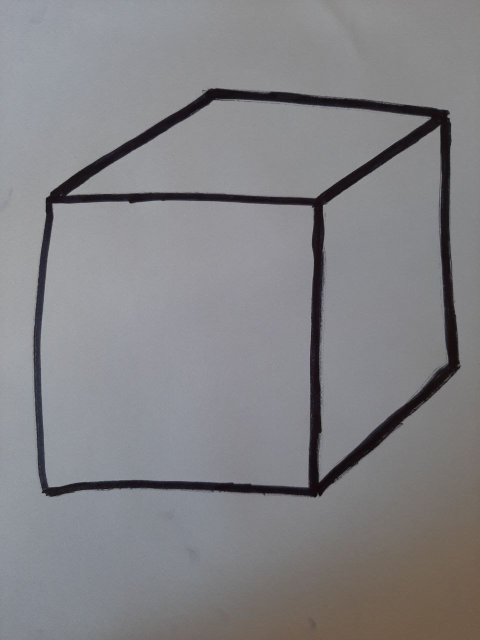
#> input picture Imagens/cubo_06.jpeg, 960 x 1280 px, given in place of cubo_06.jpg, which was not available (shown at 1/2 size)
$ jupyter execute --allow-errors projeto2.ipynb   (shell and % lines are left out)   (text cells are left out)
#> lines starting #> are read from the running program, lines starting #| are printed output that depends on the picture; after the words box and inside, x2 and y2 are one past the last pixel; in counts of white or black regions, pixels touching at a corner belong together; long printed decimals are rounded; pictures that were not available may be replaced by others from this repository, and a replacement may not be noted
[cell 1]
# Importação de algumas bibliotecas
import numpy as np
import cv2 as cv
from matplotlib import pyplot as plt
from google.colab.patches import cv2_imshow

[cell 2]
# redimensiona imagem sem perder o aspect ratio
def resize_safe(image, width=None, height=None, inter=cv.INTER_AREA):
    # https://stackoverflow.com/a/58126805
    dim = None
    (h, w) = image.shape[:2]

    if width is None and height is None:
        return image
    if width is None:
        r = height / float(h)
        dim = (int(w * r), height)
    else:
        r = width / float(w)
        dim = (width, int(h * r))

    return cv.resize(image, dim, interpolation=inter)

[cell 3]
img1 = cv.imread('cubo_06.jpg')
#> img1 is the input picture: shape (1280, 960, 3); mean B, G, R 133.9, 130.9, 131.4
print("Cubo 1")
cv2_imshow(resize_safe(img1, 300))
img2 = cv.imread('cubo_05.jpg')
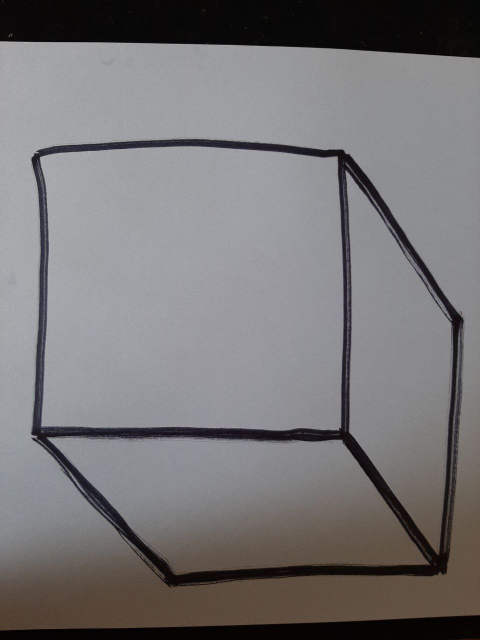
#> input picture Imagens/cubo_05.jpeg, 960 x 1280 px, given in place of cubo_05.jpg, which was not available (shown at 1/2 size)
#> img2 is the input picture: shape (1280, 960, 3); mean B, G, R 118.6, 117.5, 119.5
print("Cubo 2")
cv2_imshow(resize_safe(img2, 300))

[cell 4]
orb = cv.ORB_create()
kp1, des1 = orb.detectAndCompute(img1,None)
#> kp1 = 446 keypoints; strongest (x, y, size): (107, 409, 92.6), (105, 408, 31), (107, 408, 77.1), (106, 408, 37.2)
kp2, des2 = orb.detectAndCompute(img2,None)
#> kp2 = 489 keypoints; strongest (x, y, size): (69, 308, 31), (74, 302, 31), (70, 307, 37.2), (75, 304, 31)
bf = cv.BFMatcher(cv.NORM_HAMMING, crossCheck=True)
matches = bf.match(des1,des2)
#> matches = 118 matches
matches = sorted(matches, key = lambda x:x.distance)
img3 = cv.drawMatches(img1,kp1,img2,kp2,matches,None, flags=2)
print("Todas as ocorrências:")
cv2_imshow(resize_safe(img3, height=500))

[cell 5]
img3 = cv.drawMatches(img1,kp1,img2,kp2,matches[:12],None, flags=2)
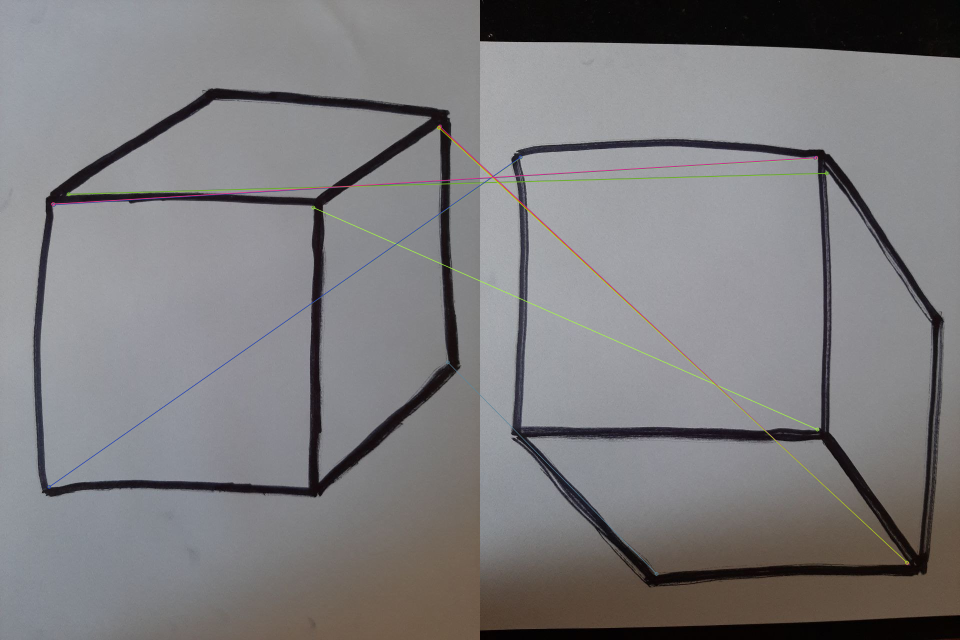
#> img3: shape (1280, 1920, 3) (shown at 1/2 size); mean B, G, R 126, 124.2, 125.5
print("Somente as doze primeiras correspondências:")
for i in range(12):
  print(kp1[i].pt,"<-->",kp2[i].pt)
#> this loop made 12 passes
#| (643.0, 651.0) <--> (123.0, 940.0)
#| (423.0, 177.0) <--> (233.0, 874.0)
#| (918.0, 727.0) <--> (891.0, 627.0)
#| (920.0, 729.0) <--> (919.0, 628.0)
#| (405.0, 181.0) <--> (75.0, 307.0)
#| (630.0, 993.0) <--> (874.0, 1149.0)
#| (921.0, 731.0) <--> (810.0, 504.0)
#| (919.0, 732.0) <--> (879.0, 1145.0)
#> (further printed lines are left out)
cv2_imshow(resize_safe(img3, height=500))

[cell 6]
img = cv.imread('cubo_06.jpg')
gray = cv.cvtColor(img,cv.COLOR_BGR2GRAY)
gray = np.float32(gray)
dst = cv.cornerHarris(gray,2,3,0.2) #Documentação: https://docs.opencv.org/3.4/dd/d1a/group__imgproc__feature.html#gac1fc3598018010880e370e2f709b4345
dst = cv.dilate(dst,None)
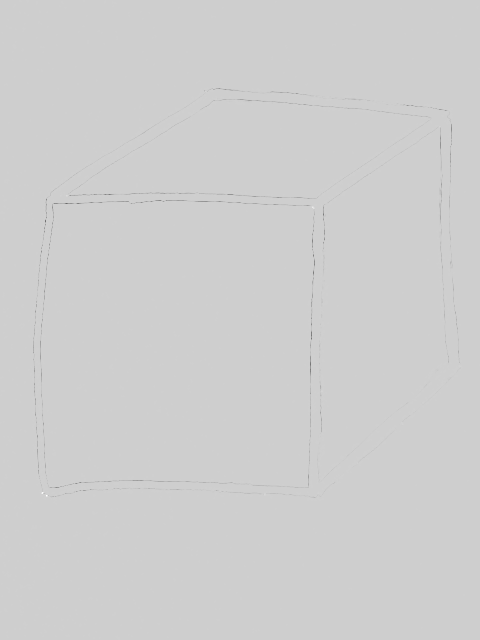
#> dst: shape (1280, 960) float32 (shown at 1/2 size); min -5403974, max 1253113, mean -5978.8; drawn with min black and max white
img_copy = img.copy()
img_copy[dst>0.01*dst.max()]=[0,0,255]
#> img_copy: shape (1280, 960, 3); 0.03% of pixels changed, all inside (x1, y1, x2, y2) = (83, 181, 923, 993)
cv2_imshow(resize_safe(img_copy, height=700))

[cell 7]
image = cv.imread('cubo_06.jpg')
gray = cv.cvtColor(image, cv.COLOR_BGR2GRAY)
# cv2_imshow(gray)
thresh = np.median(gray) - 30
#> thresh = 110
im_bw = cv.threshold(gray, thresh, 255, cv.THRESH_BINARY)[1]
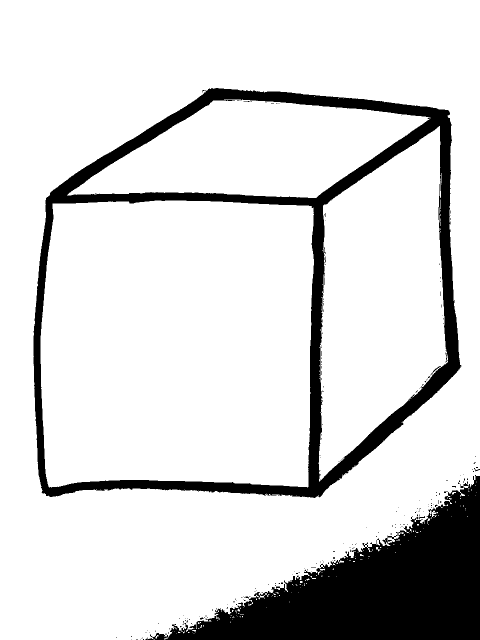
#> im_bw: shape (1280, 960) (shown at 1/2 size); 85.4% white; 215 black regions (207 under 20 px), largest, box (x1, y1, x2, y2) and area: (291, 950, 960, 1280) 93951, (67, 176, 923, 996) 84498, (920, 966, 936, 976) 66
im_bw = cv.bitwise_not(im_bw)
# cv2_imshow(im_bw)

kernel = np.ones((3,3),np.uint8)
erosion = cv.erode(im_bw,kernel,iterations = 5)
#> erosion: shape (1280, 960); 9.3% white; 6 white regions (3 under 20 px), largest, box (x1, y1, x2, y2) and area: (342, 957, 960, 1280) 79654, (72, 182, 915, 990) 35085, (909, 991, 915, 998) 31
erosion = cv.bitwise_not(erosion)
cv2_imshow(resize_safe(erosion, height=700))

[cell 8]
image_eroded = cv.cvtColor(erosion, cv.COLOR_GRAY2BGR)
erosion = np.float32(erosion)
dst = cv.cornerHarris(erosion,2,3,0.1) #Documentação: https://docs.opencv.org/3.4/dd/d1a/group__imgproc__feature.html#gac1fc3598018010880e370e2f709b4345
dst = cv.dilate(dst,None)
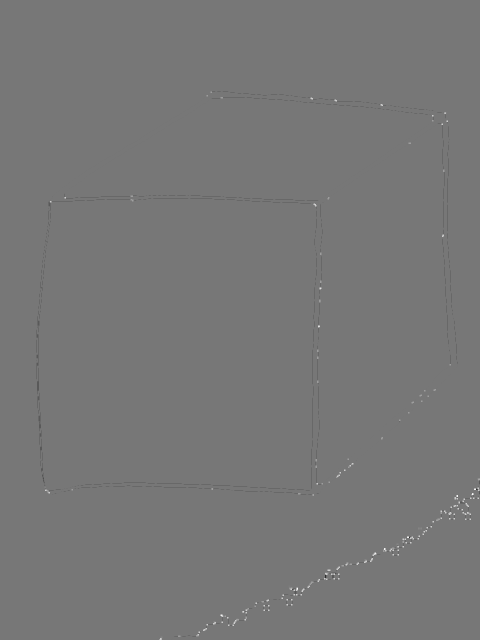
#> dst: shape (1280, 960) float32 (shown at 1/2 size); min -422825056, max 481459008, mean -16681.9; drawn with min black and max white
# cv2_imshow(dst)
# print("")
image_copy = image_eroded.copy()
image_copy[dst>0.01*dst.max()]=[0,0,255]
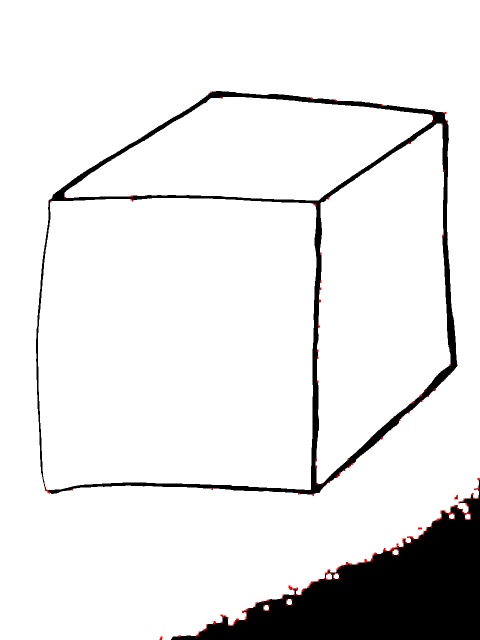
#> image_copy: shape (1280, 960, 3) (shown at 1/2 size); mean B, G, R 230.9, 230.9, 231.5
cv2_imshow(resize_safe(image_copy, height=700))

[cell 9]
import imutils
from scipy.spatial import distance as dist
from imutils import perspective
from imutils import contours

image = cv.imread('cubo_06.jpg')
gray = cv.cvtColor(image, cv.COLOR_BGR2GRAY)
gray = cv.GaussianBlur(gray, (7, 7), 0)

#calculamos as arestas e realizamos uma dilatação + erosão para fechar
#eventuais gaps entre as arestas dos objetos
edged = cv.Canny(gray, 50, 100)
#> edged: shape (1280, 960); 0.77% white in thin lines or dots, all inside (x1, y1, x2, y2) = (66, 176, 922, 995)
edged = cv.dilate(edged, None, iterations=1)
#> edged: shape (1280, 960); 2.4% white; 4 white regions, box (x1, y1, x2, y2) and area: (65, 175, 923, 996) 10989, (79, 399, 630, 976) 6814, (634, 250, 898, 966) 6190, (131, 196, 864, 398) 5662
edged = cv.erode(edged, None, iterations=1)
cv2_imshow(resize_safe(edged, height=700))

cnts = cv.findContours(edged.copy(),cv.RETR_EXTERNAL,cv.CHAIN_APPROX_SIMPLE)
#> cnts = 3 contours, 2 with area under 20; largest, box (x1, y1, x2, y2) and area: (66, 176, 922, 995) 591938
cnts = imutils.grab_contours(cnts)
(cnts, _) = contours.sort_contours(cnts)

[cell 10]
orig = image.copy()

#Percorre todos os contornos
for c in cnts:
  # se o contorno não é suficientemente grande, ignorá-lo
  if cv.contourArea(c) < 10:
    continue
  # calcula a bounding box rotacionada do contorno
  box = cv.minAreaRect(c)
  box = cv.boxPoints(box)
  box = np.array(box, dtype="int")
  #ordena os pontos do contorno de tal modo que eles
  #apareçam na seguinte ordem: topo-esquerda, topo-direita,
  #base-direita e base-esquerda
  box = perspective.order_points(box)
  cv.drawContours(orig, [box.astype("int")], -1, (0, 255, 0), 2)
  for (x, y) in box:
    cv.circle(orig, (int(x), int(y)), 5, (0, 0, 255), -1)
#> this loop made 3 passes
#> box on pass 1: [[66, 175], [922, 176], [920, 994], [65, 992]]
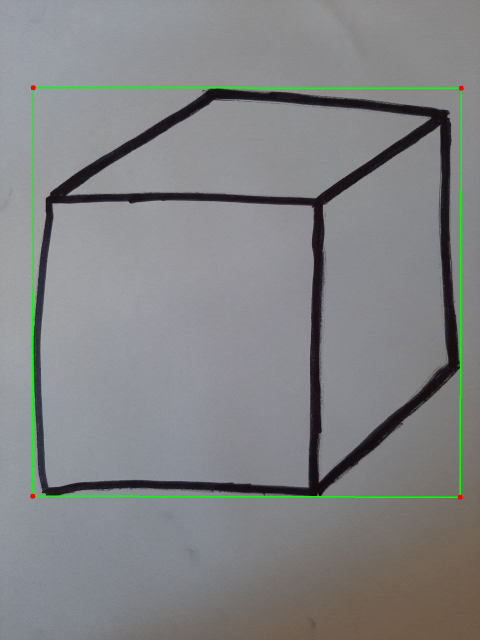
#> orig: shape (1280, 960, 3) (shown at 1/2 size); 0.83% of pixels changed, all inside (x1, y1, x2, y2) = (60, 170, 928, 1000)

cv2_imshow(resize_safe(orig, height=700))

[cell 11]
orig = image.copy()
lines = cv.HoughLines(edged, 10, np.pi / 180, 150, None, 0, 0)
#> lines = 564 rows, first 8: [640, 0], [1140, 0.838], [630, 0.0175], [650, 0.0175], [380, 1.59], [400, 0.995], [410, 1.54], [150, 1.64]
for rho,theta in lines[0]:
    a = np.cos(theta)
    b = np.sin(theta)
    x0 = a*rho
    y0 = b*rho
    x1 = int(x0 + 1000*(-b))
    y1 = int(y0 + 1000*(a))
    x2 = int(x0 - 1000*(-b))
    y2 = int(y0 - 1000*(a))

    cv.line(orig,(x1,y1),(x2,y2),(0,0,255),2)
#> this loop made 1 pass
#> (rho, theta, a, b, x0, y0, x1, y1) on pass 1: (640, 0, 1, 0, 640, 0, 640, 1000)
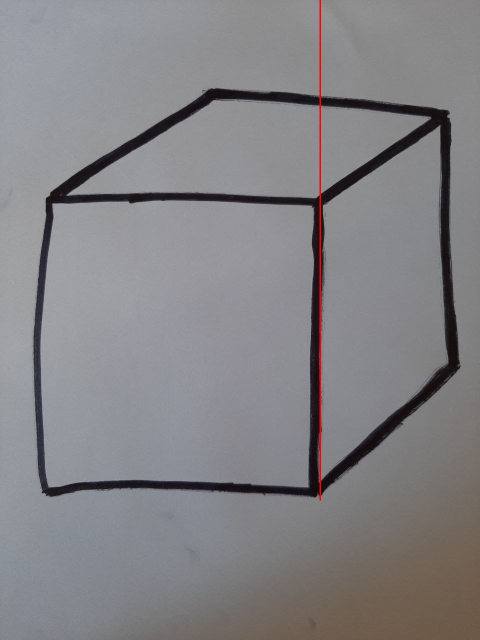
#> orig: shape (1280, 960, 3) (shown at 1/2 size); 0.24% of pixels changed, all inside (x1, y1, x2, y2) = (639, 0, 642, 1002)

cv2_imshow(resize_safe(orig, height=700))

[cell 12]
orig2 = image.copy()
linesP = cv.HoughLinesP(edged, 1, np.pi/180, 100, None, 300, 1000)
#> linesP = 26 rows, first 6: [69, 798, 899, 238], [616, 991, 630, 192], [68, 773, 889, 219], [403, 190, 895, 233], [119, 371, 899, 411], [608, 991, 916, 704]
if linesP is not None:
    for i in range(0, len(linesP)):
        l = linesP[i][0]
        cv.line(orig2, (l[0], l[1]), (l[2], l[3]), (0,0,255), 3, cv.LINE_AA)
#> this loop made 26 passes
#> l on passes 1 to 12: [69, 798, 899, 238], [616, 991, 630, 192], [68, 773, 889, 219], [403, 190, 895, 233], [119, 371, 899, 411], [608, 991, 916, 704], [91, 406, 440, 197], [77, 946, 654, 976], [101, 385, 898, 426], [438, 177, 861, 214], [69, 808, 106, 380], [867, 216, 896, 762]
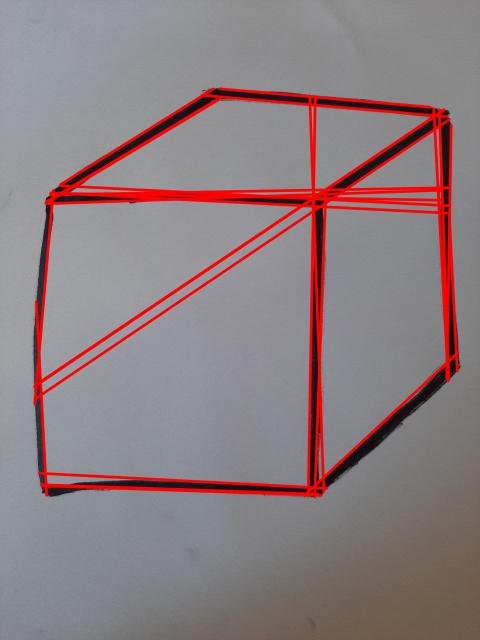
#> orig2: shape (1280, 960, 3) (shown at 1/2 size); 7.01% of pixels changed, all inside (x1, y1, x2, y2) = (65, 174, 920, 997)

cv2_imshow(resize_safe(orig2, height=700))

[cell 13]
dists = []

rho = 1.0

theta = np.pi / 180

threshold = int(input("Digite o valor do parâmetro 'threshold' (sugestão:  100): "))
#> the answer given: 100

lines=None

minLineLength = int(input("Digite o valor do parâmetro 'minLineLength' (sugestão:  300): "))
#> the answer given: 3

maxLineGap = int(input("Digite o valor do parâmetro 'maxLineGap' (sugestão:  100): "))
#> the answer given: 3

[cell 14]
def dist(p1, p2):
    # calcula distância entre pontos
    x1, y1 = p1
    x2, y2 = p2
    return ( (x2 - x1)**2 + (y2 - y1)**2 ) ** 0.5

def calc_mean(list):
    # calcula média dos valores numéricos de uma lista
    l = len(list)
    if l:
        return sum(list)/len(list)
    return l

def apply_blur(img, k_size=5):
    # aplica o efeito de blur em uma imagem
    kernel = np.ones((k_size, k_size), np.float32)/k_size**2
    return cv.filter2D(img, -1, kernel)

def to_gray(img):
    # converte imagem de 3 para 1 canal em escala de cinza
    return cv.cvtColor(img, cv.COLOR_BGR2GRAY)

def to_bgr(mono):
    # converte imagem de 1 para 3 canais
    return cv.cvtColor(mono, cv.COLOR_GRAY2BGR)

def process_image(img):
    # aplica um conjunto de operações para processar imagem
    gray = to_gray(img)

    gray = apply_blur(gray, k_size=7)

    # threshold
    thresh = gray.mean() - 50
    im_bw = cv.threshold(gray, thresh, 255, cv.THRESH_BINARY)[1]

    # inversão
    im_bw = cv.bitwise_not(im_bw)

    kernel = np.ones((3,3), np.uint8)
    blur = apply_blur(im_bw, k_size=5)
    edged = cv.Canny(blur, 50, 100)

    return edged

def get_lines(binary_img):
    # detecta linhas em uma imagem
    linesP = cv.HoughLinesP(image=binary_img,
                            rho=rho, theta=theta,
                            threshold=threshold,
                            lines=lines,
                            minLineLength=minLineLength,
                            maxLineGap=maxLineGap)
    return linesP

def draw_lines(binary_img, lines):
    # desenha linhas em uma imagem
    print('\n')

    output = to_bgr(binary_img)

    if lines is not None:
        for i in range(0, len(lines)):
            l = lines[i][0]
            x1,y1 = l[:2]
            x2,y2 = l[2:4]

            cv.line(output, (x1,y2), (x2,y2), (0, 0, 255), 3, cv.LINE_AA)

    cv2_imshow(output)

def get_avg(lines):
    # calcula média dos comprimentos das linas detectadas
    dists = []
    if lines is not None:
        for i in range(0, len(lines)):
            l = lines[i][0]
            x1,y1 = l[:2]
            x2,y2 = l[2:4]

            delta = dist((x1,y1), (x2,y2))
            dists.append(delta)

    return calc_mean(dists)

filename = 'cubo_06.jpg'
img = cv.imread(filename)
img = resize_safe(img, height=700)
processed = process_image(img)
#> in process_image, `thresh = gray.mean() - 50`: thresh = 81.36
#> in process_image, `im_bw = cv.threshold(gray, thresh, 255, cv.THRESH_BINARY)[1]`: im_bw: shape (700, 525); 93.8% white; 1 black region, box (x1, y1, x2, y2) and area: (38, 97, 503, 544) 22820
#> in process_image, `edged = cv.Canny(blur, 50, 100)`: edged: shape (700, 525); 1.3% white in thin lines or dots, all inside (x1, y1, x2, y2) = (36, 95, 503, 543)
lines = get_lines(processed)
#> in get_lines, `linesP = cv.HoughLinesP(image=binary_img, rho=rho, theta=theta, thresh..`: linesP = 24 rows, first 6: [340, 271, 340, 256], [336, 515, 336, 488], [341, 255, 341, 226], [267, 538, 304, 539], [278, 108, 380, 116], [352, 210, 467, 132]
#> lines has the same summary as linesP in get_lines
draw_lines(processed, lines)
#> the loop in draw_lines, `for i in range(0, len(lines)):` made 24 passes
#> (x1, y1, x2, y2) on passes 1 to 12: (340, 271, 340, 256), (336, 515, 336, 488), (341, 255, 341, 226), (267, 538, 304, 539), (278, 108, 380, 116), (352, 210, 467, 132), (333, 223, 336, 223), (251, 219, 322, 222), (72, 197, 200, 117), (115, 182, 232, 111), (341, 306, 341, 285), (353, 522, 427, 453)
#> after the loop in draw_lines, `for i in range(0, len(lines)):`:
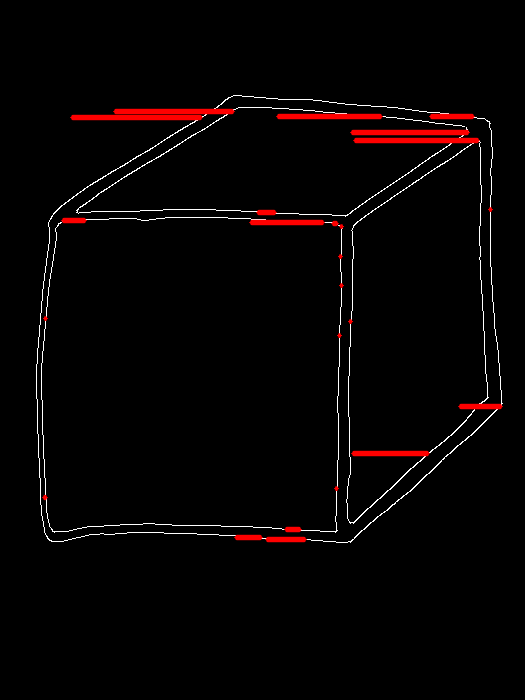
#> output: shape (700, 525, 3); mean B, G, R 3.1, 3.1, 6.8

mean_edge = get_avg(lines)
#> the loop in get_avg, `for i in range(0, len(lines)):` made 24 passes
#> delta on passes 1 to 12: 15, 27, 29, 37.01, 102.3, 139, 3, 71.06, 150.9, 136.9, 21, 101.2
#> after the loop in get_avg, `for i in range(0, len(lines)):`: dists = [15, 27, 29, 37.01, 102.3, 139, 3, 71.06, 150.9, 136.9, 21, 101.2, 55.17, 16, 56, 41.19, 13, 6, 31, 147.6, 25, 24.02, 38.01, 21]
#> in calc_mean, `l = len(list)`: l = 24
#> mean_edge = 54.47

print("Avg Edge:", mean_edge)
#| Avg Edge: 54.470

[cell 15]
# instala a biblioteca de RayTracer

[cell 16]
from pyrt.math import Vec3
from pyrt.scene import Scene
from pyrt.light import PointLight
from pyrt.geometry import Triangle, Sphere, Vertex
from pyrt.material import PhongMaterial
from pyrt.camera import PerspectiveCamera
from pyrt.renderer import SimpleRT
from PIL import Image

# cubo com aresta de 300px tem tamanho 2u no RayTracer
BASE_CUBE_EDGE = 2

# calcula a aresta do cubo em escala
l = mean_edge*2/300
#> l = 0.363

# tamanho da aresta da base
floor_size = l + 0.5
#> floor_size = 0.863


# altura e largura da image
width = 640
height = 480

# configurações de posicionamento da câmera:
#> (the rest of this cell did not finish here and is left out)
